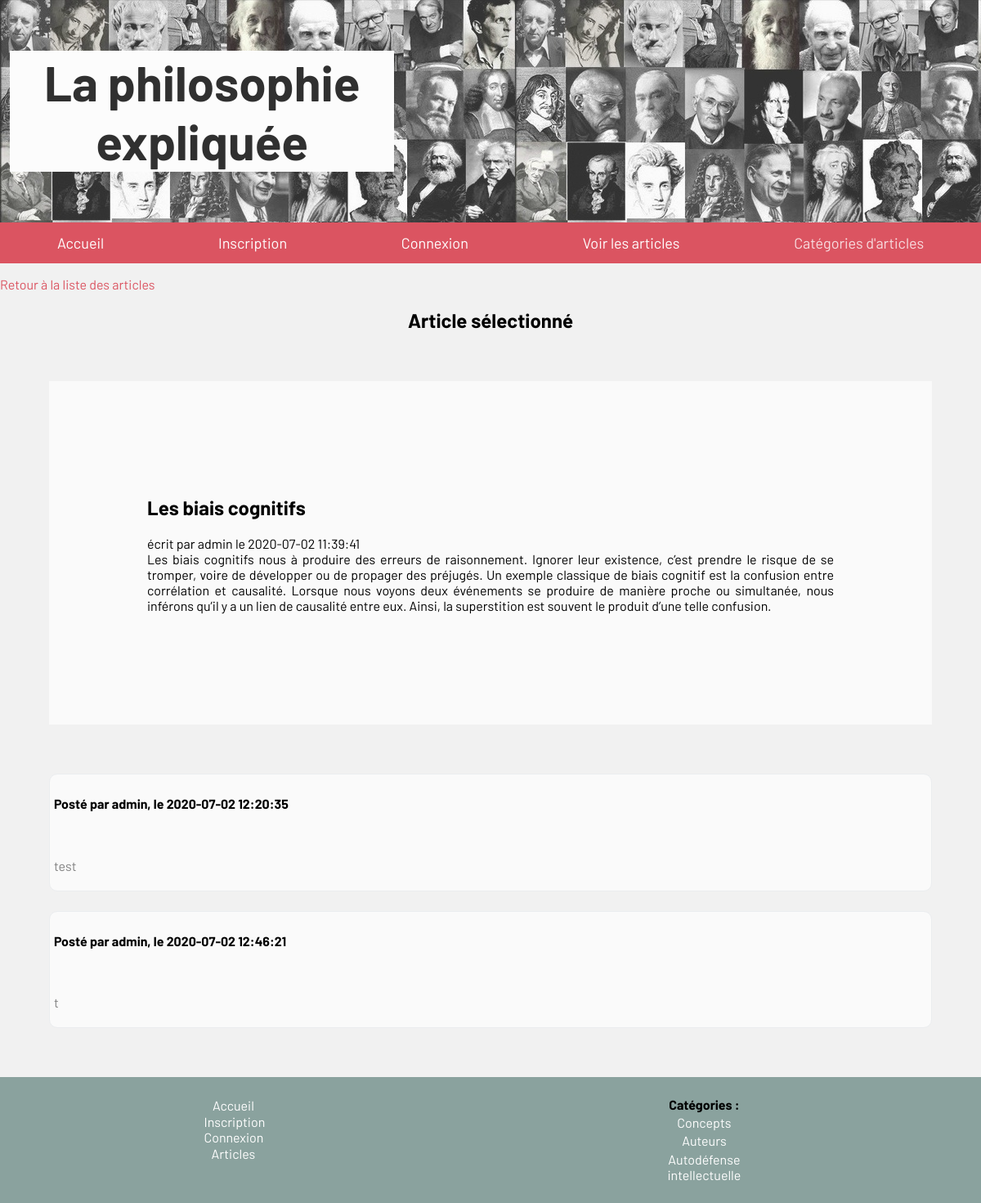
The app's page /article.php?id=11, older data.
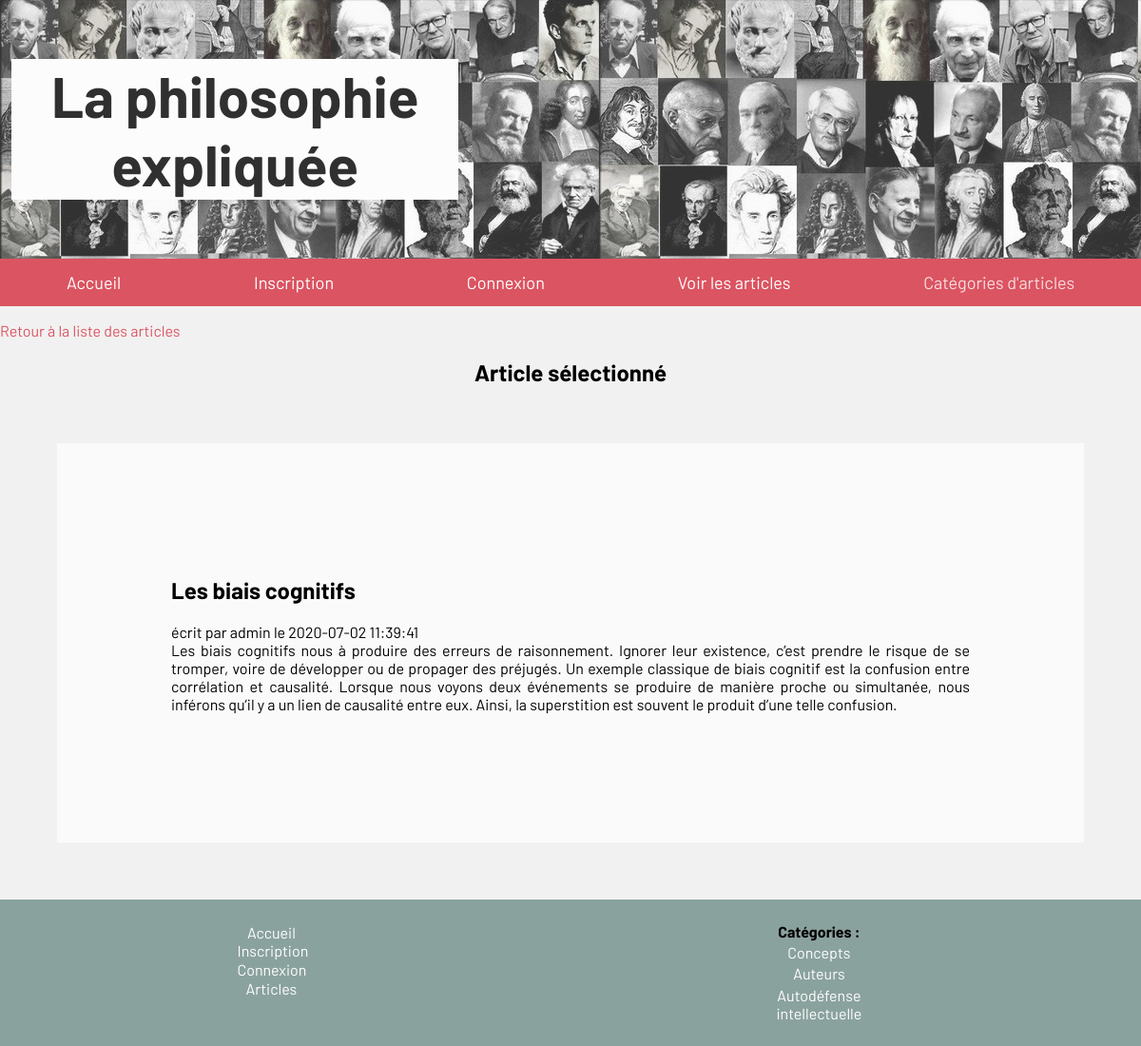
The same page, newer data.
### tables this page shows
CREATE TABLE IF NOT EXISTS `articles` (
  `id` int(11) NOT NULL AUTO_INCREMENT,
  `article` text NOT NULL,
  `id_utilisateur` int(11) NOT NULL,
  `id_categorie` int(11) NOT NULL,
  `date` timestamp NOT NULL,
  `titre` varchar(255) NOT NULL,
  PRIMARY KEY (`id`)
);

CREATE TABLE IF NOT EXISTS `utilisateurs` (
  `id` int(11) NOT NULL AUTO_INCREMENT,
  `login` varchar(255) NOT NULL,
  `password` varchar(255) NOT NULL,
  `email` varchar(255) NOT NULL,
  `id_droits` int(11) NOT NULL,
  PRIMARY KEY (`id`)
);

CREATE TABLE IF NOT EXISTS `commentaires` (
  `id` int(11) NOT NULL AUTO_INCREMENT,
  `commentaire` varchar(1024) NOT NULL,
  `id_article` int(11) NOT NULL,
  `id_utilisateur` int(11) NOT NULL,
  `date` timestamp NOT NULL,
  PRIMARY KEY (`id`)
);

CREATE TABLE IF NOT EXISTS `categories` (
  `id` int(11) NOT NULL AUTO_INCREMENT,
  `nom` varchar(80) NOT NULL,
  PRIMARY KEY (`id`)
);

### article.php (the view, shortened to what the changed rows need)
<!DOCTYPE html>
<html>
    <head>
    	<link href="css/style.css" rel="stylesheet" />
      <link rel="stylesheet" href="css/form.css">
    </head>
    <header>
      <?php  include('includes/header.php') ?>
    </header>
    <body>
      <div class="article">
        <h2> Article sélectionné </h2>
        <?php
        if(isset($_GET['id']))
        {
          $req = $bdd->prepare('SELECT login, titre, article, date FROM articles, utilisateurs
                  WHERE utilisateurs.id = articles.id_utilisateur AND articles.id  = ?');
          $req->execute(array($_GET['id']));
          while ($donnees = $req->fetch())
          {
          ?>
            <div class="card_article">
              <h2><?php echo htmlspecialchars($donnees['titre']); ?></h2>
                écrit par <?php echo htmlspecialchars($donnees['login']);?>
                le <?php echo $donnees['date']; ?><br>
              <?php echo htmlspecialchars($donnees['article']); ?></p>
            </div>
          <?php
          }
        }
        ?>
        <?php
        $req = $bdd->prepare('SELECT * FROM commentaires, utilisateurs
          WHERE commentaires.id_utilisateur = utilisateurs.id AND id_article = ?');
        $req->execute(array($_GET['id']));
        while ($donnees = $req->fetch())
        {
        ?>
            <div class="card_commentaire">
              <h4> Posté par <?php echo htmlspecialchars($donnees['login']); ?>,
                le <?php echo $donnees['date']; ?></h4><br>
              <p class="commentaire"><?php echo htmlspecialchars($donnees['commentaire']); ?></p>
            </div>
        <?php
        }
        ?>
      <?php include("includes/footer.php");?>
    </body>
</html>

### includes/footer.php (shortened to what the changed rows need)
<?php
    try
    {
    	$bdd = new PDO('mysql:host=localhost;dbname=blog;charset=utf8', 'root', '');
    }
    catch (Exception $e)
    {
            die('Erreur : ' . $e->getMessage());
    }
?>
<!DOCTYPE html>
<html lang="fr" dir="ltr">
  <head>
    <link rel="stylesheet" href="css/style.css">
  </head>
  <body>
    <?php
        if (isset($_SESSION['login'])) {
            if ($_SESSION['id_droits']== 1) {
              ?>
              <div class="navbar_bottom">
                <a href="index.php"><center>Accueil</center></a>
                <a href="profil.php"> Votre profil <i> <?php $_SESSION['login'] ?></i></a>
                <a href="articles.php"> Articles  </a>
                <?php   $reponse = $bdd->query('SELECT * FROM categories');
                 while ($donnees = $reponse->fetch())
                 {
                   ?>
                    <a href="">
                   <?php echo $donnees['nom'];
                  }
                  ?><a/>
              </div>
              <?php
            }elseif ($_SESSION['id_droits']== 42){ ?>
              <div class="navbar_bottom">
                <div class="liste_footer">
                  <a href="index.php"><center>Accueil</center></a>
                  <a href="profil.php">  Votre profil <i><?php $_SESSION['login']?></i></a>
                  <a href="creer-article.php"> Ecrire un article </a>
                  <a href="articles.php"> Les articles </a>
                  <?php   $reponse = $bdd->query('SELECT * FROM categories');
                  while ($donnees = $reponse->fetch())
                  {
                  ?>
                  <a href="articles.php?categorie=<?php echo $donnees['id'];
                  ?>" class="link_categorie"> <?php  echo " ". $donnees['nom']; }?> </a>
                </div>
                <?php
                }elseif ($_SESSION['id_droits']== 1337){ ?>
                  <div class="navbar_bottom">
                    <div class="liste_footer">
                      <a href="index.php">Accueil</a>
                      <a href="profil.php"> Votre profil <i><?php $_SESSION['login'] ?></i></a>
                      <a href="creer-article.php"> Ecrire un article </a>
                      <a href="admin.php"> Espace admin </a>
                      <a href="articles.php"> Les articles </a>
                    </div>
                    <div class="liste_categories">
                      <strong> Catégories : </strong>
                      <?php   $reponse = $bdd->query('SELECT * FROM categories');
                      while ($donnees = $reponse->fetch())
                      {
                      ?>
                      <a href="articles.php?categorie=<?php echo $donnees['id'];
                      ?>" class="link_categorie"> <?php  echo " ". $donnees['nom']; }?> </a>
                    </div>
                  </div>
                <?php  }
                } else { ?>
                <div class="navbar_bottom">
                  <div class="liste_categories">
                    <strong> Catégories : </strong>
                    <?php   $reponse = $bdd->query('SELECT * FROM categories');
                    while ($donnees = $reponse->fetch())
                    {
                      ?>
                      <a href="articles.php?categorie=<?php echo $donnees['id'];
                      ?>" class="link_categorie"> <?php  echo " ". $donnees['nom']; }?> </a>
                  </div>
                </div>
              <?php  }  ?>
  </body>
</html>

Row changes from the older to the newer data that the page shows:
no longer on this page (row edited): commentaires: id_utilisateur.login "admin", date "2020-07-02 12:20:35", commentaire "test"
removed commentaires: id_utilisateur.login "admin", date "2020-07-02 12:46:21", commentaire "t"
